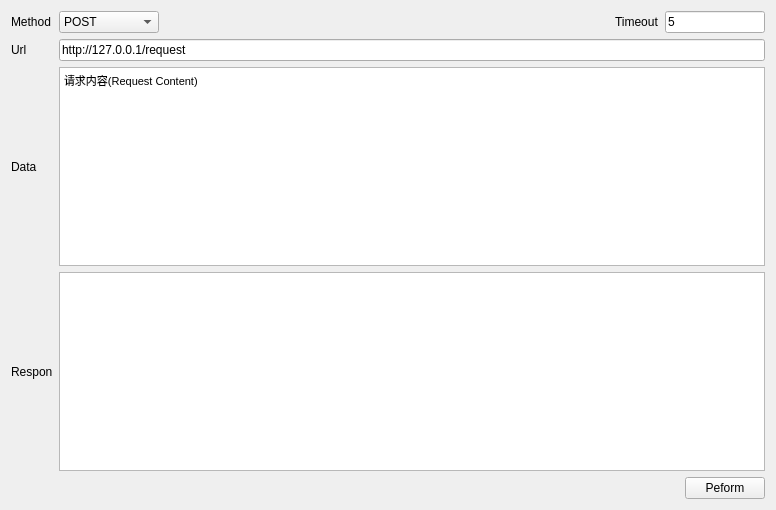
<?xml version="1.0" encoding="UTF-8"?>
<ui version="4.0">
 <class>ManForm</class>
 <widget class="QWidget" name="ManForm">
  <property name="geometry">
   <rect>
    <x>0</x>
    <y>0</y>
    <width>776</width>
    <height>510</height>
   </rect>
  </property>
  <property name="windowTitle">
   <string>HttpClientTool</string>
  </property>
  <layout class="QVBoxLayout" name="verticalLayout">
   <item>
    <layout class="QGridLayout" name="gridLayout">
     <item row="0" column="0">
      <widget class="QLabel" name="lblUrl_2">
       <property name="text">
        <string>Method</string>
       </property>
      </widget>
     </item>
     <item row="0" column="1">
      <layout class="QHBoxLayout" name="horizontalLayout_2">
       <item>
        <widget class="QComboBox" name="cbMethod">
         <property name="minimumSize">
          <size>
           <width>100</width>
           <height>0</height>
          </size>
         </property>
         <property name="currentIndex">
          <number>1</number>
         </property>
         <item>
          <property name="text">
           <string>GET</string>
          </property>
         </item>
         <item>
          <property name="text">
           <string>POST</string>
          </property>
         </item>
        </widget>
       </item>
       <item>
        <spacer name="horizontalSpacer_2">
         <property name="orientation">
          <enum>Qt::Horizontal</enum>
         </property>
         <property name="sizeHint" stdset="0">
          <size>
           <width>40</width>
           <height>20</height>
          </size>
         </property>
        </spacer>
       </item>
       <item>
        <widget class="QLabel" name="lblTimeout">
         <property name="text">
          <string>Timeout</string>
         </property>
        </widget>
       </item>
       <item>
        <widget class="QLineEdit" name="edtTimeout">
         <property name="sizePolicy">
          <sizepolicy hsizetype="Fixed" vsizetype="Fixed">
           <horstretch>0</horstretch>
           <verstretch>0</verstretch>
          </sizepolicy>
         </property>
         <property name="maximumSize">
          <size>
           <width>100</width>
           <height>16777215</height>
          </size>
         </property>
         <property name="text">
          <string>5</string>
         </property>
        </widget>
       </item>
      </layout>
     </item>
     <item row="2" column="0">
      <widget class="QLabel" name="lblUrl">
       <property name="text">
        <string>Url</string>
       </property>
      </widget>
     </item>
     <item row="3" column="1">
      <widget class="QTextEdit" name="memData">
       <property name="html">
        <string>&lt;!DOCTYPE HTML PUBLIC &quot;-//W3C//DTD HTML 4.0//EN&quot; &quot;http://www.w3.org/TR/REC-html40/strict.dtd&quot;&gt;
&lt;html&gt;&lt;head&gt;&lt;meta name=&quot;qrichtext&quot; content=&quot;1&quot; /&gt;&lt;style type=&quot;text/css&quot;&gt;
p, li { white-space: pre-wrap; }
&lt;/style&gt;&lt;/head&gt;&lt;body style=&quot; font-family:'MS Shell Dlg 2'; font-size:8.25pt; font-weight:400; font-style:normal;&quot;&gt;
&lt;p style=&quot; margin-top:0px; margin-bottom:0px; margin-left:0px; margin-right:0px; -qt-block-indent:0; text-indent:0px;&quot;&gt;请求内容(Request Content)&lt;/p&gt;&lt;/body&gt;&lt;/html&gt;</string>
       </property>
      </widget>
     </item>
     <item row="3" column="0">
      <widget class="QLabel" name="lblData">
       <property name="text">
        <string>Data</string>
       </property>
      </widget>
     </item>
     <item row="2" column="1">
      <widget class="QLineEdit" name="edtUrl">
       <property name="text">
        <string>http://127.0.0.1/request</string>
       </property>
      </widget>
     </item>
     <item row="4" column="1">
      <widget class="QTextEdit" name="memRespon"/>
     </item>
     <item row="4" column="0">
      <widget class="QLabel" name="lblRespon">
       <property name="text">
        <string>Respon</string>
       </property>
      </widget>
     </item>
    </layout>
   </item>
   <item>
    <layout class="QHBoxLayout" name="horizontalLayout">
     <item>
      <spacer name="horizontalSpacer">
       <property name="orientation">
        <enum>Qt::Horizontal</enum>
       </property>
       <property name="sizeHint" stdset="0">
        <size>
         <width>40</width>
         <height>20</height>
        </size>
       </property>
      </spacer>
     </item>
     <item>
      <widget class="QPushButton" name="btnPerform">
       <property name="text">
        <string>Peform</string>
       </property>
      </widget>
     </item>
    </layout>
   </item>
  </layout>
 </widget>
 <layoutdefault spacing="6" margin="11"/>
 <resources/>
 <connections/>
</ui>
